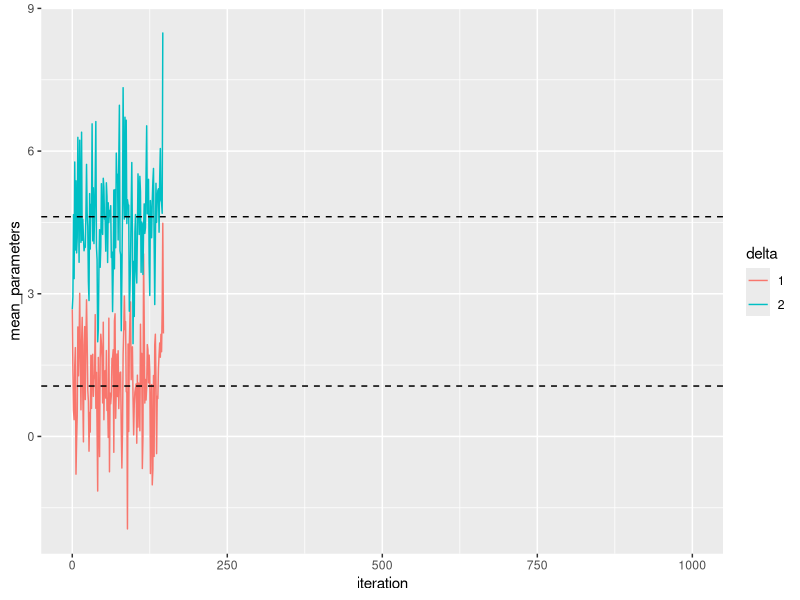

Reproduce this figure in R.
###MCMC Gibbs Sampling
pi_hat<-0.546
sigma_1<-0.87
sigma_2<-0.77
y<-c(-0.39,0.12,0.94,1.67,1.76,2.44,3.72,4.28,4.92,5.53,0.06,0.48,1.01,1.68,1.80,3.25,4.12,4.60,5.28,6.22)
theta_init<-c(mean(y),mean(y))
iter<-1000 #iteration times
theta<-matrix(theta_init,nrow=1)
delta_proportion<-c()#在各次迭代中，delta=1所占比例

for(i in 1:iter){
  delta=c()
  for(j in 1:length(y)){
    Pr<-pi_hat*dnorm(y[j],mean = theta[i,2],sd = sqrt(sigma_2))/((1-pi_hat)*dnorm(y[j],mean=theta[i,1],sd=sqrt(sigma_1))+pi_hat*dnorm(y[j],mean = theta[i,2],sd = sqrt(sigma_2)))
    delta_j<-rbinom(n=1,size=1,prob = Pr)
    delta=c(delta,delta_j)
  }
  mu_1_hat = weighted.mean(y,1-delta)
  mu_2_hat = weighted.mean(y,delta)
  mu_1_i<-rnorm(1,mean=mu_1_hat,sd=sqrt(sigma_1))
  mu_2_i<-rnorm(1,mean=mu_2_hat,sd=sqrt(sigma_2))
  theta = rbind(theta,c(mu_1_i,mu_2_i))
  delta_proportion=c(delta_proportion,mean(delta))
}

library(ggplot2)
gibbs_iteration<-data.frame(iteration=c(0:iter,0:iter),mean_parameters=as.vector(theta),delta=as.factor(c(1+0*(0:iter),2+0*(0:iter))))
ggplot(gibbs_iteration,aes(x=iteration,y=mean_parameters,color=delta))+geom_line()+geom_hline(aes(yintercept=4.62),linetype="dashed")+geom_hline(aes(yintercept=1.06),linetype="dashed")


###8.7.1Trees with Simulated Data








